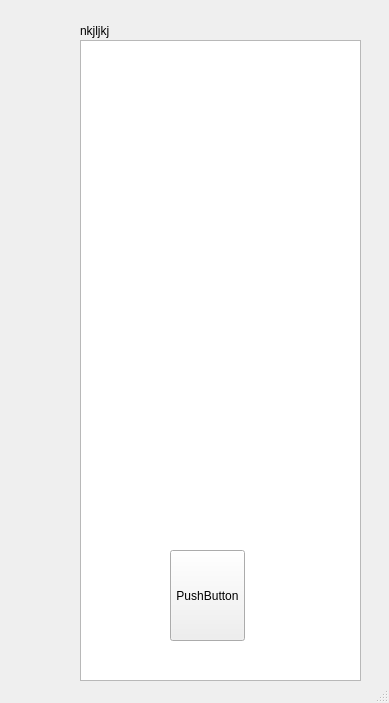
<?xml version="1.0" encoding="UTF-8"?>
<ui version="4.0">
 <class>MainWindow</class>
 <widget class="QMainWindow" name="MainWindow">
  <property name="geometry">
   <rect>
    <x>0</x>
    <y>0</y>
    <width>389</width>
    <height>703</height>
   </rect>
  </property>
  <property name="windowTitle">
   <string>Eddie Assistant</string>
  </property>
  <widget class="QWidget" name="centralwidget">
   <widget class="QLabel" name="label">
    <property name="geometry">
     <rect>
      <x>80</x>
      <y>10</y>
      <width>161</width>
      <height>41</height>
     </rect>
    </property>
    <property name="inputMethodHints">
     <set>Qt::ImhHiddenText|Qt::ImhMultiLine|Qt::ImhNoAutoUppercase|Qt::ImhPreferLatin</set>
    </property>
    <property name="text">
     <string>nkjljkj</string>
    </property>
   </widget>
   <widget class="QPlainTextEdit" name="plainTextEdit">
    <property name="geometry">
     <rect>
      <x>80</x>
      <y>40</y>
      <width>281</width>
      <height>641</height>
     </rect>
    </property>
   </widget>
   <widget class="QPushButton" name="pushButton">
    <property name="geometry">
     <rect>
      <x>170</x>
      <y>550</y>
      <width>75</width>
      <height>91</height>
     </rect>
    </property>
    <property name="text">
     <string>PushButton</string>
    </property>
   </widget>
  </widget>
  <widget class="QMenuBar" name="menubar">
   <property name="geometry">
    <rect>
     <x>0</x>
     <y>0</y>
     <width>389</width>
     <height>21</height>
    </rect>
   </property>
  </widget>
  <widget class="QStatusBar" name="statusbar"/>
 </widget>
 <resources/>
 <connections/>
</ui>
